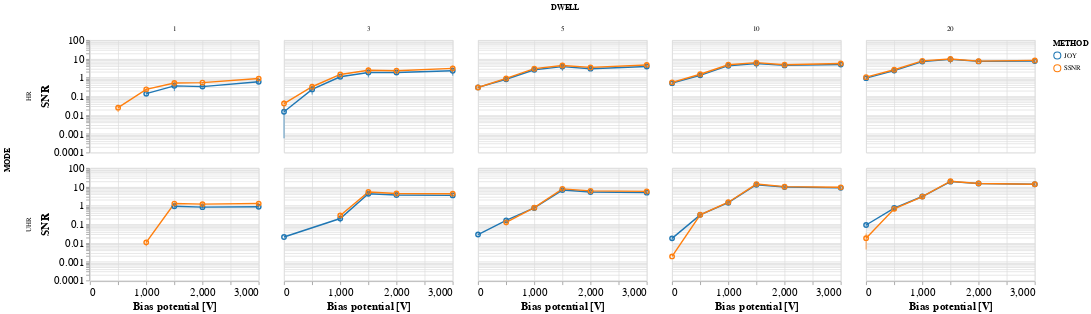

Here is the notebook cell this chart was saved with:
### Code cell
# Data source for plot
# Filter out SNR values that will break log scale
source = df_snr.loc[(df_snr['SNR'] > 0.001) &\
                    (df_snr['METHOD'] != 'PSD')].copy()

# Scale SSNR measurements
scheme = 'category10'

chart = alt.Chart().encode(
    x=alt.X('SB:Q',
            axis=alt.Axis(title='Bias potential [V]',
                          tickMinStep=500)),
    y=alt.Y('SNR:Q',
            aggregate='mean',
            scale=alt.Scale(type='log')),
    color=alt.Color('METHOD:N',
                    scale=alt.Scale(scheme=scheme))
).properties(
    width=240,
    height=160
)

chart = (chart.mark_line() +\
         chart.mark_point(size=40))

error_bars = alt.Chart(source).mark_errorbar(extent='stdev').encode(
    x=alt.X('SB:Q'),
    y=alt.Y('SNR:Q'),
    color=alt.Color('METHOD:N',
                    scale=alt.Scale(scheme=scheme))
)

alt.layer(chart, error_bars, data=source).facet(
    column=r'DWELL:N',
    row='MODE:N'
).configure_axis(
    labelFontSize=16,
    titleFontSize=16
)

### Figure 1 — Vega-Lite specification as saved in the notebook (floating-point values rounded to 4 significant figures; data arrays with more than 128 entries replaced by an {"elided": "..."} marker saying what was removed)
{"$schema": "https://vega.github.io/schema/vega-lite/v3.4.0.json", "config": {"axis": {"labelFontSize": 16, "titleFontSize": 16}, "mark": {"tooltip": null}, "view": {"height": 300, "width": 400}}, "data": {"name": "data-3ed2cf1bbb5db7df92443b0df4a581fd"}, "datasets": {"data-3ed2cf1bbb5db7df92443b0df4a581fd": {"elided": "524 records"}}, "facet": {"column": {"field": "DWELL", "type": "nominal"}, "row": {"field": "MODE", "type": "nominal"}}, "spec": {"layer": [{"layer": [{"encoding": {"color": {"field": "METHOD", "scale": {"scheme": "category10"}, "type": "nominal"}, "x": {"axis": {"tickMinStep": 500, "title": "Bias potential [V]"}, "field": "SB", "type": "quantitative"}, "y": {"aggregate": "mean", "field": "SNR", "scale": {"type": "log"}, "type": "quantitative"}}, "height": 160, "mark": "line", "width": 240}, {"encoding": {"color": {"field": "METHOD", "scale": {"scheme": "category10"}, "type": "nominal"}, "x": {"axis": {"tickMinStep": 500, "title": "Bias potential [V]"}, "field": "SB", "type": "quantitative"}, "y": {"aggregate": "mean", "field": "SNR", "scale": {"type": "log"}, "type": "quantitative"}}, "height": 160, "mark": {"size": 40, "type": "point"}, "width": 240}]}, {"encoding": {"color": {"field": "METHOD", "scale": {"scheme": "category10"}, "type": "nominal"}, "x": {"field": "SB", "type": "quantitative"}, "y": {"field": "SNR", "type": "quantitative"}}, "mark": {"extent": "stdev", "type": "errorbar"}}]}}
